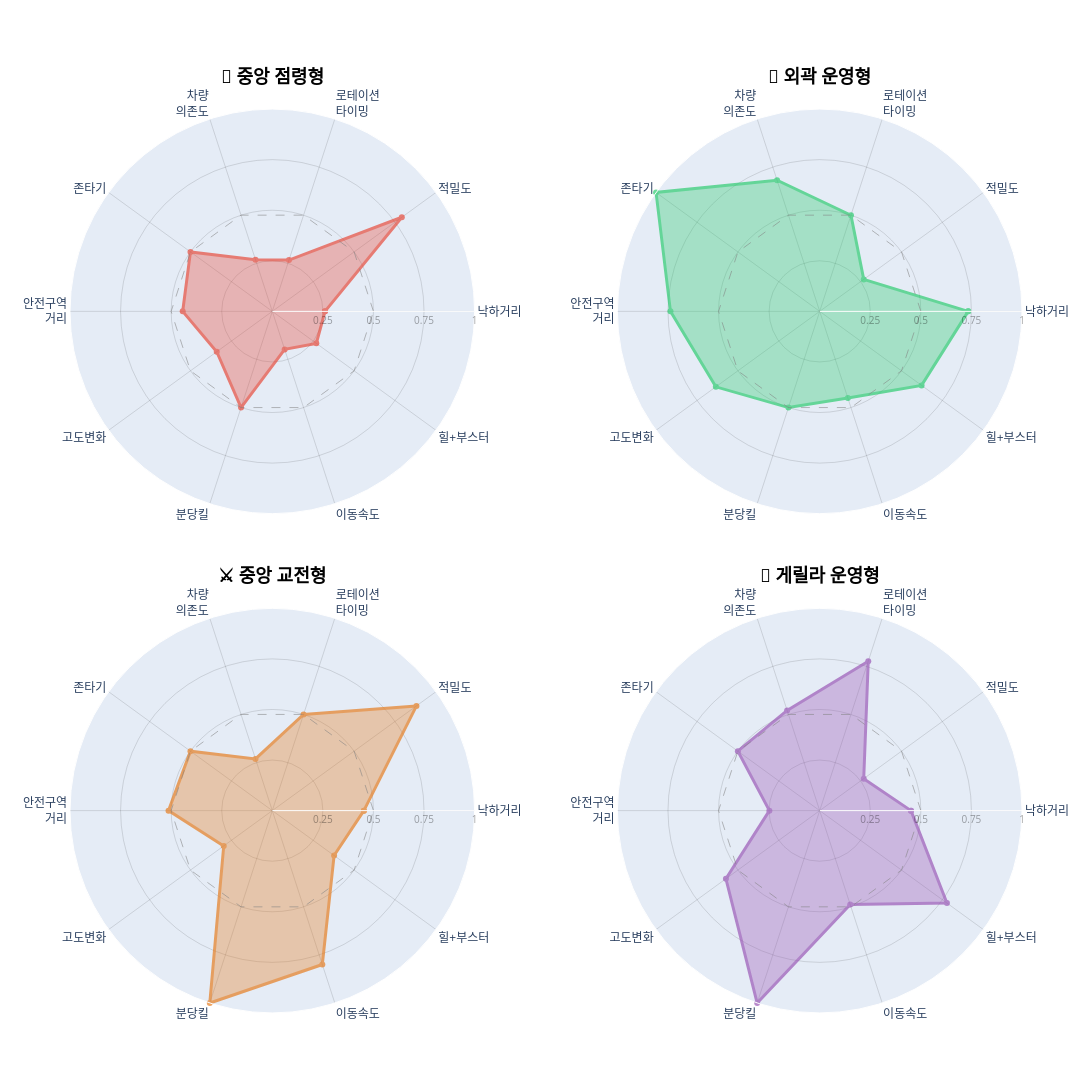

Notebook code for this chart:
### Code cell
import math
from plotly.subplots import make_subplots
import plotly.graph_objects as go

# 0) Plotly 라벨 줄바꿈 처리: \n -> <br>, 특정 띄어쓰기 라벨 강제 줄바꿈
def wrap_label(s: str) -> str:
    s = s.replace("\n", "<br>")
    s = s.replace("차량 의존도", "차량<br>의존도")
    s = s.replace("로테이션 타이밍", "로테이션<br>타이밍")
    s = s.replace("안전구역 거리", "안전구역<br>거리")
    return s

radar_labels_plotly = [wrap_label(lbl) for lbl in radar_labels]

# 1) 기본 설정
personas = list(valid_order)
n = len(personas)

ncols = 2
nrows = math.ceil(n / ncols)

# subplot 위 제목
subplot_titles = list(personas) 

# 2) subplot 생성(행 간격)
fig = make_subplots(
    rows=nrows, cols=ncols,
    specs=[[{"type": "polar"} for _ in range(ncols)] for _ in range(nrows)],
    subplot_titles=subplot_titles,
    vertical_spacing=0.06,
    horizontal_spacing=0.15
)

theta_closed = radar_labels_plotly + [radar_labels_plotly[0]]

# 3) 페르소나별 레이더 trace 추가
for i, p in enumerate(personas):
    row = i // ncols + 1
    col = i % ncols + 1

    r = df_norm.loc[p, keep_cols].tolist()
    r_closed = r + [r[0]]

    color = PLOT_COLORS[i % len(PLOT_COLORS)]

    fig.add_trace(
        go.Scatterpolar(
            r=r_closed, theta=theta_closed,
            mode="lines+markers",
            line=dict(color=color, width=3),
            fill="toself",
            opacity=0.70,
            showlegend=False
        ),
        row=row, col=col
    )

    # 0.5 기준선
    fig.add_trace(
        go.Scatterpolar(
            r=[0.5] * len(theta_closed),
            theta=theta_closed,
            mode="lines",
            line=dict(color="gray", width=1, dash="dash"),
            opacity=0.55,
            showlegend=False
        ),
        row=row, col=col
    )

# 4) 전체 레이아웃(크기/타이틀)
fig.update_layout(
    height=650 * nrows,     # 겹치면 700*nrows로 올리기
    width=1200,             # 화면 좁으면 1400까지 올려도 됨
    margin=dict(l=70, r=70, t=90, b=60)
)

for ann in fig.layout.annotations:
    ann.font = dict(size=18, color="rgba(0,0,0,1.5)")  # 필요하면 size 조절
    ann.font.update(dict(family=None))  # 선택(기본 폰트 유지)
    # 굵게: HTML 태그로 처리하는 게 가장 확실
    ann.text = f"<b>{ann.text}</b>"

# 5) polar 축 공통 설정: radial tick 글씨 연회색
light_tick = "rgba(0,0,0,0.35)"  # 연한 회색(더 연하게=0.25, 더 진하게=0.45)

for k in range(1, n + 1):
    polar_name = "polar" if k == 1 else f"polar{k}"
    fig.layout[polar_name].radialaxis.update(
        range=[0, 1],
        tickvals=[0.25, 0.5, 0.75, 1.0],
        tickfont=dict(size=10, color=light_tick),
        gridcolor="rgba(0,0,0,0.12)"
    )
    fig.layout[polar_name].angularaxis.update(
        tickfont=dict(size=12),
        gridcolor="rgba(0,0,0,0.12)"
    )

fig.show()

### Figure 1 — Plotly figure (JSON) as saved in the notebook; plotly's stock layout.template omitted (floating-point values rounded to 4 significant figures)
{"data": [{"fill": "toself", "line": {"color": "#E74C3C", "width": 3}, "mode": "lines+markers", "opacity": 0.7, "r": [0.2605, 0.7914, 0.2667, 0.2689, 0.5, 0.443, 0.3395, 0.5, 0.1976, 0.2689, 0.2605], "showlegend": false, "subplot": "polar", "theta": ["낙하거리", "적밀도", "로테이션<br>타이밍", "차량<br>의존도", "존타기", "안전구역<br>거리", "고도변화", "분당킬", "이동속도", "힐+부스터", "낙하거리"], "type": "scatterpolar"}, {"line": {"color": "gray", "dash": "dash", "width": 1}, "mode": "lines", "opacity": 0.55, "r": [0.5, 0.5, 0.5, 0.5, 0.5, 0.5, 0.5, 0.5, 0.5, 0.5, 0.5], "showlegend": false, "subplot": "polar", "theta": ["낙하거리", "적밀도", "로테이션<br>타이밍", "차량<br>의존도", "존타기", "안전구역<br>거리", "고도변화", "분당킬", "이동속도", "힐+부스터", "낙하거리"], "type": "scatterpolar"}, {"fill": "toself", "line": {"color": "#2ECC71", "width": 3}, "mode": "lines+markers", "opacity": 0.7, "r": [0.734, 0.2689, 0.5, 0.6819, 1, 0.7377, 0.6345, 0.5, 0.4504, 0.6225, 0.734], "showlegend": false, "subplot": "polar2", "theta": ["낙하거리", "적밀도", "로테이션<br>타이밍", "차량<br>의존도", "존타기", "안전구역<br>거리", "고도변화", "분당킬", "이동속도", "힐+부스터", "낙하거리"], "type": "scatterpolar"}, {"line": {"color": "gray", "dash": "dash", "width": 1}, "mode": "lines", "opacity": 0.55, "r": [0.5, 0.5, 0.5, 0.5, 0.5, 0.5, 0.5, 0.5, 0.5, 0.5, 0.5], "showlegend": false, "subplot": "polar2", "theta": ["낙하거리", "적밀도", "로테이션<br>타이밍", "차량<br>의존도", "존타기", "안전구역<br>거리", "고도변화", "분당킬", "이동속도", "힐+부스터", "낙하거리"], "type": "scatterpolar"}, {"fill": "toself", "line": {"color": "#E67E22", "width": 3}, "mode": "lines+markers", "opacity": 0.7, "r": [0.4526, 0.8808, 0.5, 0.2689, 0.5, 0.5131, 0.2968, 1, 0.7999, 0.3775, 0.4526], "showlegend": false, "subplot": "polar3", "theta": ["낙하거리", "적밀도", "로테이션<br>타이밍", "차량<br>의존도", "존타기", "안전구역<br>거리", "고도변화", "분당킬", "이동속도", "힐+부스터", "낙하거리"], "type": "scatterpolar"}, {"line": {"color": "gray", "dash": "dash", "width": 1}, "mode": "lines", "opacity": 0.55, "r": [0.5, 0.5, 0.5, 0.5, 0.5, 0.5, 0.5, 0.5, 0.5, 0.5, 0.5], "showlegend": false, "subplot": "polar3", "theta": ["낙하거리", "적밀도", "로테이션<br>타이밍", "차량<br>의존도", "존타기", "안전구역<br>거리", "고도변화", "분당킬", "이동속도", "힐+부스터", "낙하거리"], "type": "scatterpolar"}, {"fill": "toself", "line": {"color": "#9B59B6", "width": 3}, "mode": "lines+markers", "opacity": 0.7, "r": [0.4512, 0.2689, 0.7768, 0.5208, 0.5, 0.2487, 0.573, 1, 0.4883, 0.7773, 0.4512], "showlegend": false, "subplot": "polar4", "theta": ["낙하거리", "적밀도", "로테이션<br>타이밍", "차량<br>의존도", "존타기", "안전구역<br>거리", "고도변화", "분당킬", "이동속도", "힐+부스터", "낙하거리"], "type": "scatterpolar"}, {"line": {"color": "gray", "dash": "dash", "width": 1}, "mode": "lines", "opacity": 0.55, "r": [0.5, 0.5, 0.5, 0.5, 0.5, 0.5, 0.5, 0.5, 0.5, 0.5, 0.5], "showlegend": false, "subplot": "polar4", "theta": ["낙하거리", "적밀도", "로테이션<br>타이밍", "차량<br>의존도", "존타기", "안전구역<br>거리", "고도변화", "분당킬", "이동속도", "힐+부스터", "낙하거리"], "type": "scatterpolar"}], "layout": {"annotations": [{"font": {"color": "rgba(0,0,0,1.5)", "size": 18}, "showarrow": false, "text": "<b>🏃 중앙 점령형</b>", "x": 0.2125, "xanchor": "center", "xref": "paper", "y": 1, "yanchor": "bottom", "yref": "paper"}, {"font": {"color": "rgba(0,0,0,1.5)", "size": 18}, "showarrow": false, "text": "<b>🌿 외곽 운영형</b>", "x": 0.7875, "xanchor": "center", "xref": "paper", "y": 1, "yanchor": "bottom", "yref": "paper"}, {"font": {"color": "rgba(0,0,0,1.5)", "size": 18}, "showarrow": false, "text": "<b>⚔️ 중앙 교전형</b>", "x": 0.2125, "xanchor": "center", "xref": "paper", "y": 0.47, "yanchor": "bottom", "yref": "paper"}, {"font": {"color": "rgba(0,0,0,1.5)", "size": 18}, "showarrow": false, "text": "<b>🦅 게릴라 운영형</b>", "x": 0.7875, "xanchor": "center", "xref": "paper", "y": 0.47, "yanchor": "bottom", "yref": "paper"}], "height": 1300, "margin": {"b": 60, "l": 70, "r": 70, "t": 90}, "polar": {"angularaxis": {"gridcolor": "rgba(0,0,0,0.12)", "tickfont": {"size": 12}}, "domain": {"x": [0, 0.425], "y": [0.53, 1]}, "radialaxis": {"gridcolor": "rgba(0,0,0,0.12)", "range": [0, 1], "tickfont": {"color": "rgba(0,0,0,0.35)", "size": 10}, "tickvals": [0.25, 0.5, 0.75, 1]}}, "polar2": {"angularaxis": {"gridcolor": "rgba(0,0,0,0.12)", "tickfont": {"size": 12}}, "domain": {"x": [0.575, 1], "y": [0.53, 1]}, "radialaxis": {"gridcolor": "rgba(0,0,0,0.12)", "range": [0, 1], "tickfont": {"color": "rgba(0,0,0,0.35)", "size": 10}, "tickvals": [0.25, 0.5, 0.75, 1]}}, "polar3": {"angularaxis": {"gridcolor": "rgba(0,0,0,0.12)", "tickfont": {"size": 12}}, "domain": {"x": [0, 0.425], "y": [0, 0.47]}, "radialaxis": {"gridcolor": "rgba(0,0,0,0.12)", "range": [0, 1], "tickfont": {"color": "rgba(0,0,0,0.35)", "size": 10}, "tickvals": [0.25, 0.5, 0.75, 1]}}, "polar4": {"angularaxis": {"gridcolor": "rgba(0,0,0,0.12)", "tickfont": {"size": 12}}, "domain": {"x": [0.575, 1], "y": [0, 0.47]}, "radialaxis": {"gridcolor": "rgba(0,0,0,0.12)", "range": [0, 1], "tickfont": {"color": "rgba(0,0,0,0.35)", "size": 10}, "tickvals": [0.25, 0.5, 0.75, 1]}}, "width": 1200}}
